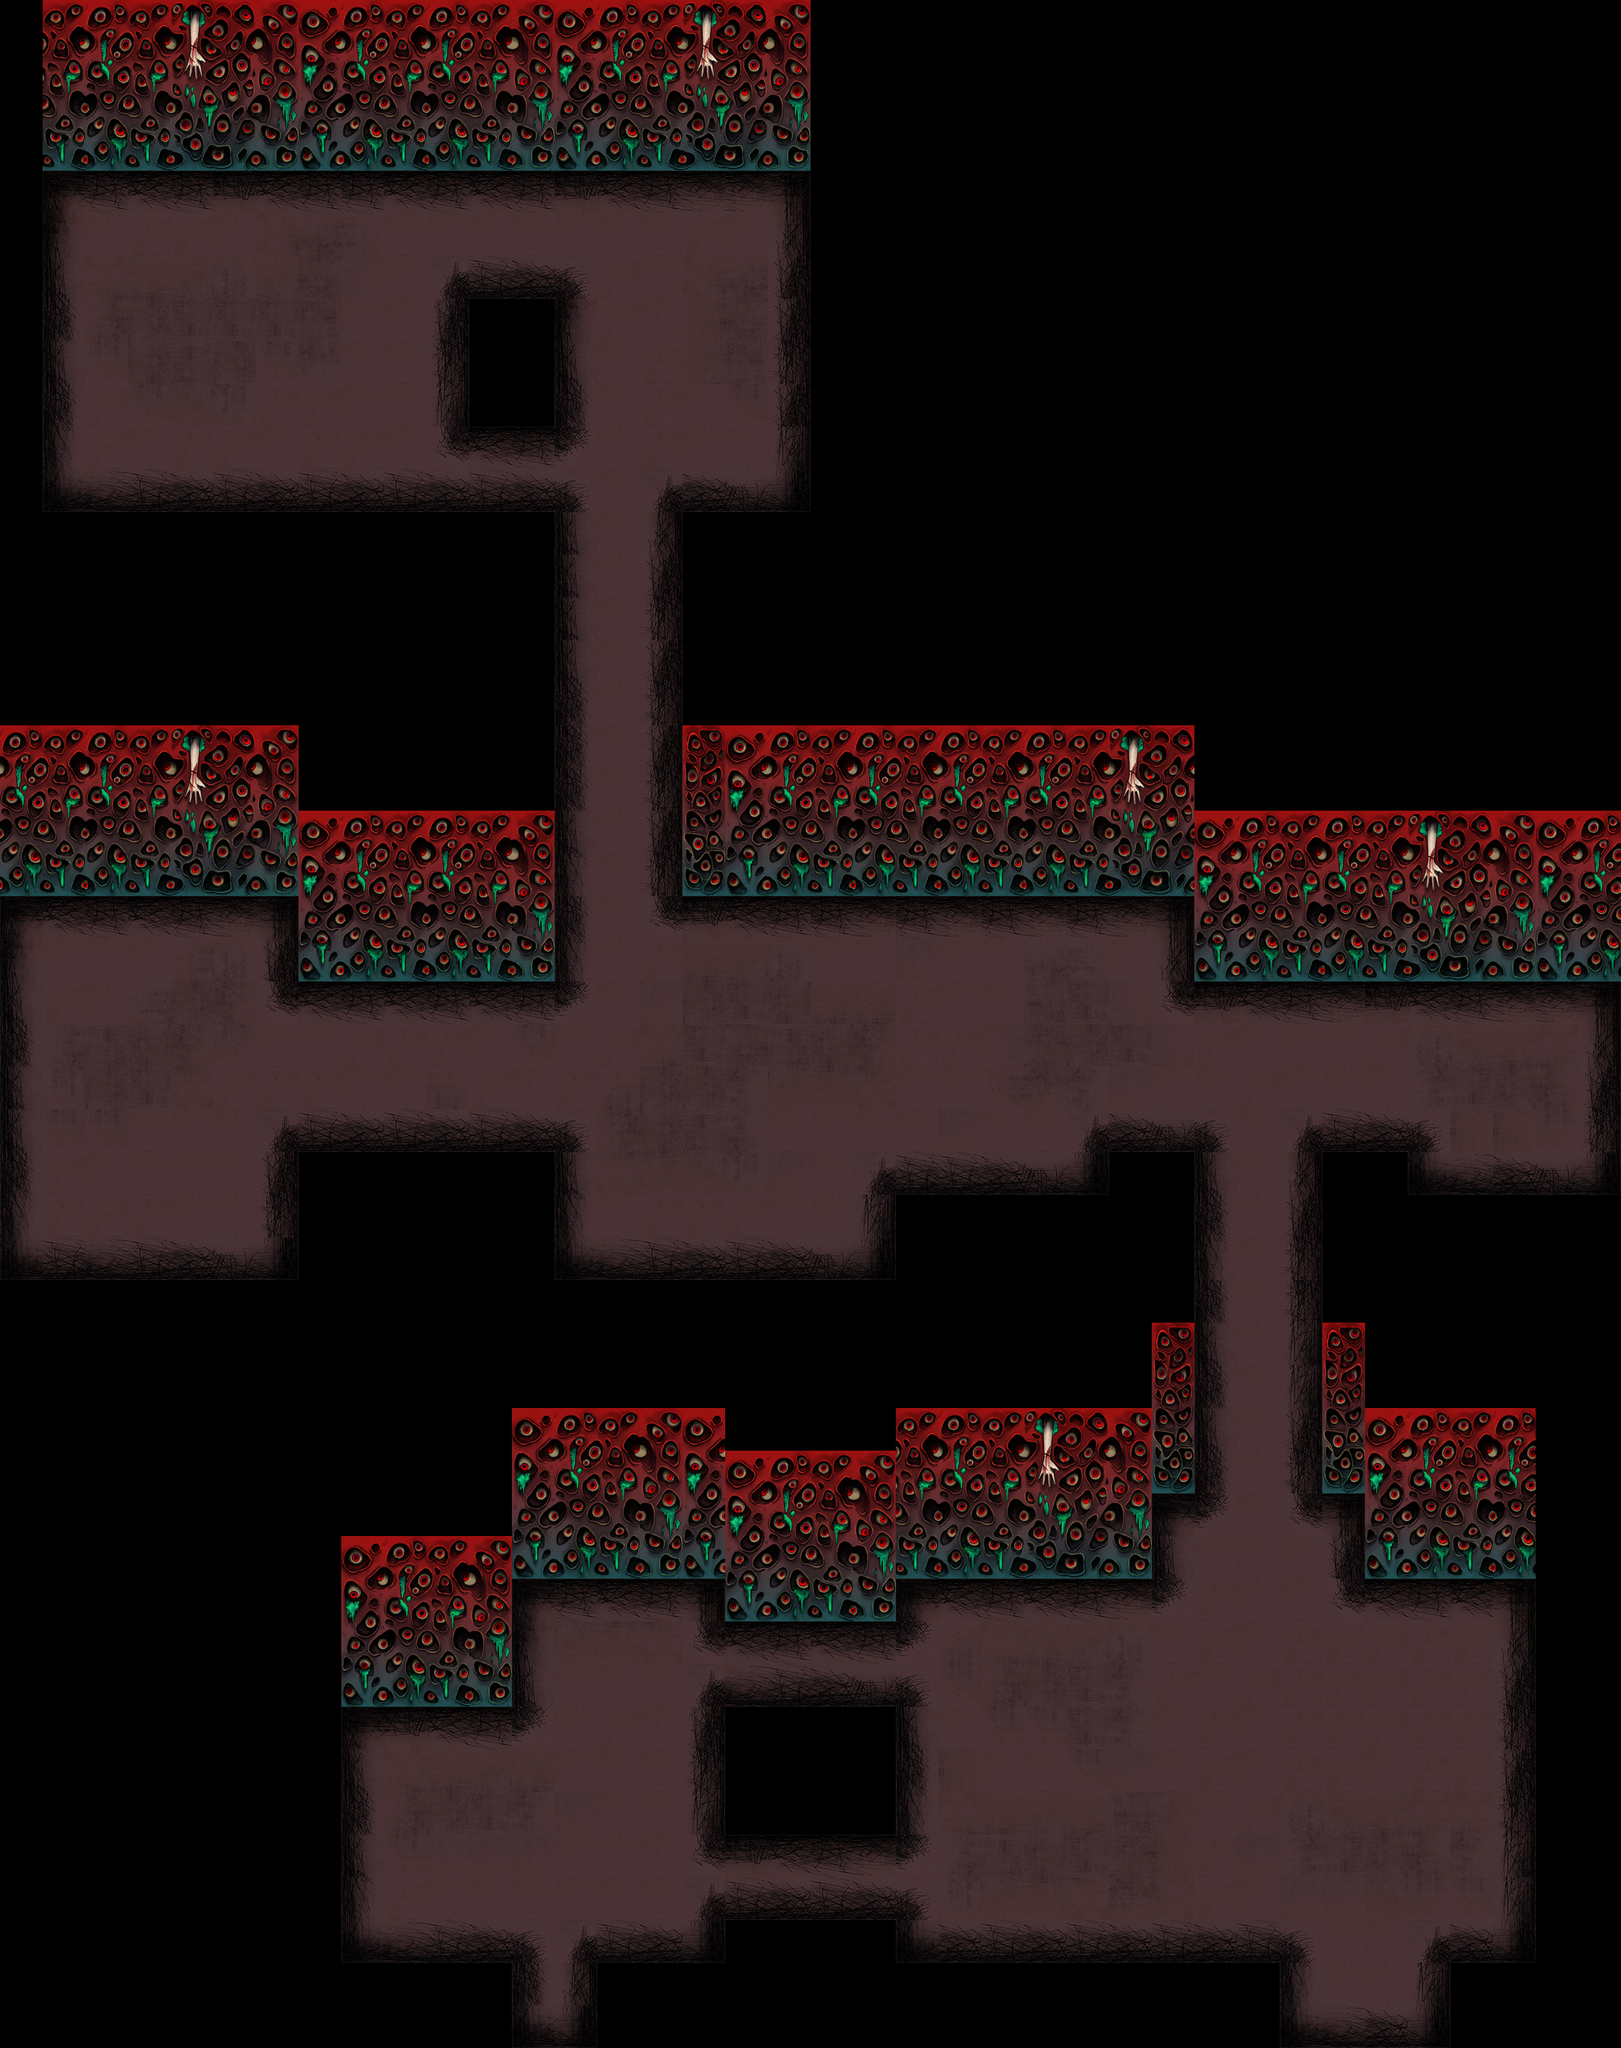

A level layout from a 2D game, rendered from its tile map. Below: a short description, then the map file with tile-grid data replaced by summaries:
An orthogonal 38x48 tile map with 60x60 px tiles, 1 tile layer (圖塊層 1), 2 tilesets.

<map version="1.0" orientation="orthogonal" renderorder="left-up" width="38" height="48" tilewidth="60" tileheight="60" nextobjectid="1">
 <tileset firstgid="1" name="1-2_StrangeSpace_wall" tilewidth="60" tileheight="60" tilecount="28">
  <image source="../img/1-2_StrangeSpace_wall.png" trans="ff00ff" width="420" height="240" />
 </tileset>
 <tileset firstgid="29" name="1-2_StrangeSpace_floor" tilewidth="60" tileheight="60" tilecount="36">
  <image source="../img/1-2_StrangeSpace_floor.png" trans="ff00ff" width="360" height="360" />
 </tileset>
 <layer name="圖塊層 1" width="38" height="48">
  <data>[1824 cells, 994 non-empty, 64 distinct tile ids]</data>
 </layer>
</map>
